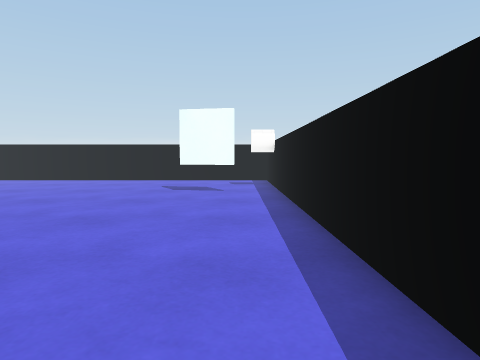
view 1 (above)

12 first-person views from a walk through a 3-D level made in the Unity game engine. The camera is 0.62 m above the floor, tilts 4° down and sees 75° across. The floor is counted in squares, 0.5 m on a side. Each view is taken from the middle of a square. On the plan, view 1 faces up. The plan holds only what a view shows up to about 13 squares ahead; the rest is blank. Surface patterns are stand-ins for the level's own textures.

view 2
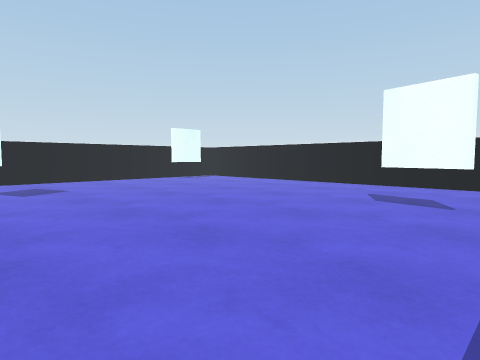

view 3
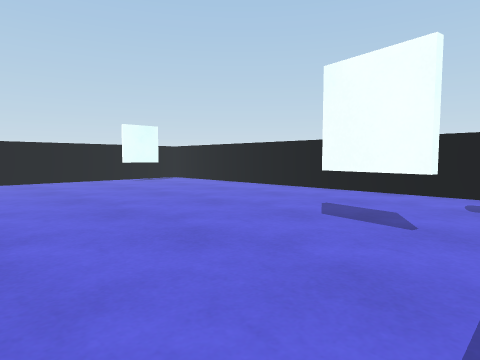

view 4
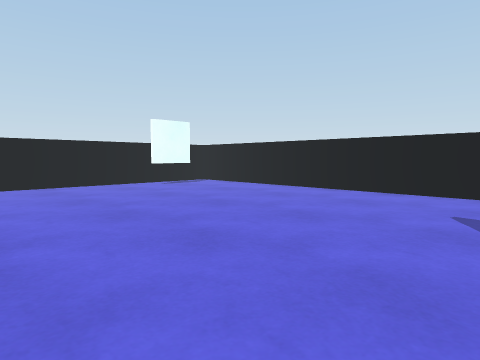

view 5
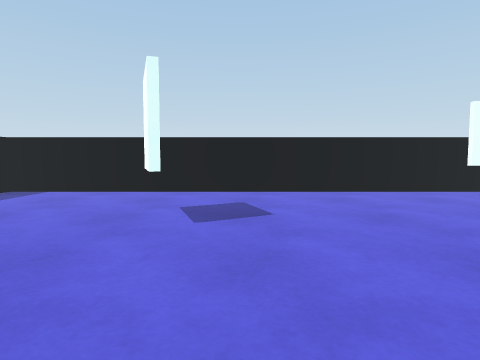

view 6
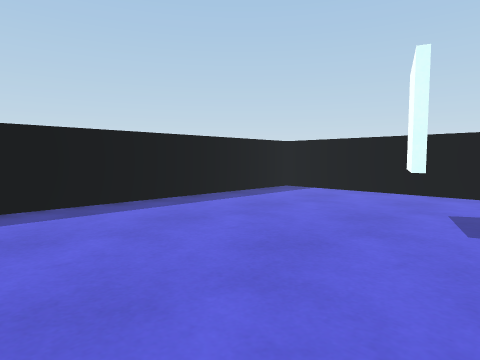

view 7
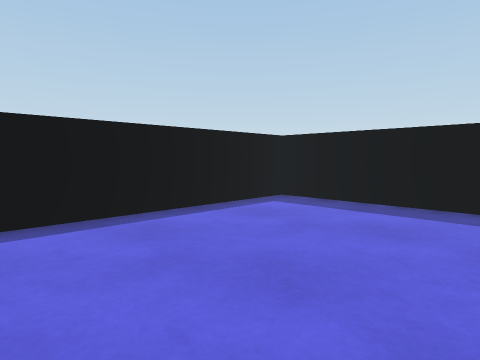

view 8
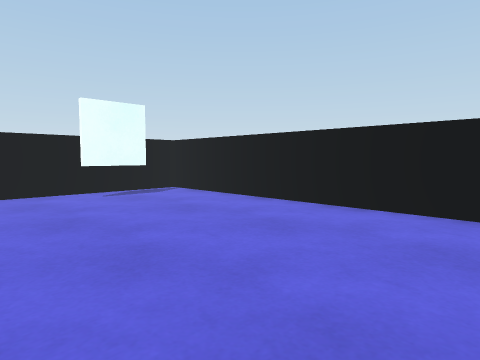

view 9
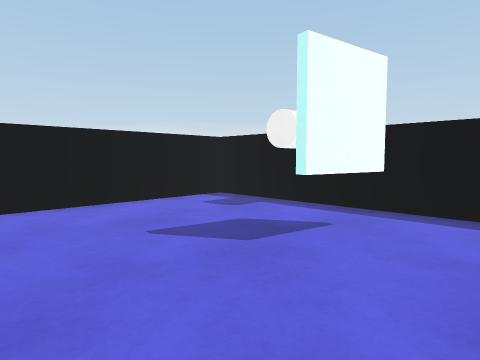

view 10
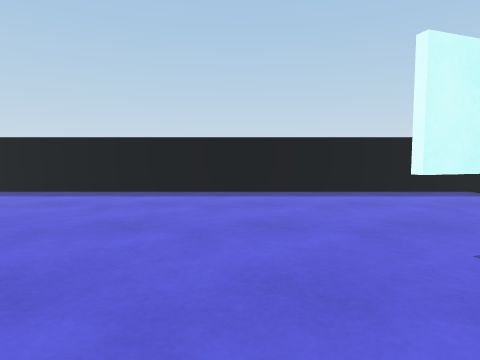

view 11
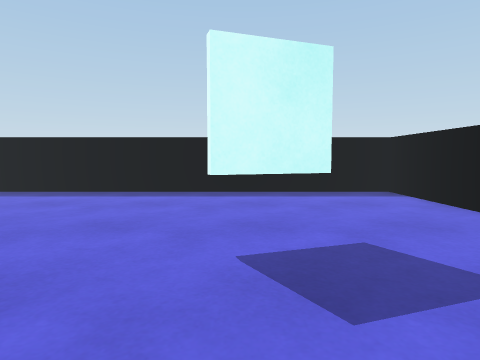

view 12
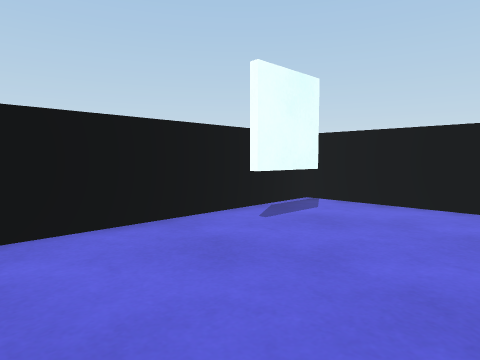

### Floor plan
Key: @ floor where view 1 was taken; # wall or solid block; . floor; T thing the floor can be seen under or through; O other object.
Columns run from 17 left of view 1 to 2 right of it. Each row starts with its distance up from view 1.
 18 ####################
 17 #..................#
 16 #..................#
 15 #.#................#
 14 #.#..............O##
 13 #..................#
 12 #..............T...#
 11 #...............T..#
 10 #..................#
  9 #..................#
  8 #..................#
  7 #..................#
  6 #..................#
  5 #..................#
  4 #....TT............#
  3 #..................#
  2 #..................#
  1 #..................#
  0 #................@.#
 -1 #..................#
 -2 #..................#
 -3 ####################

Where each view was taken, in squares from view 1:
view 1: 0 up, 0 right, facing up
view 2: 3 up, 1 right, facing up-left
view 3: 6 up, 1 right, facing up-left
view 4: 6 up, 2 left, facing up-left
view 5: 6 up, 5 left, facing left
view 6: 6 up, 5 left, facing down-left
view 7: 6 up, 5 left, facing down-right
view 8: 10 up, 5 left, facing up-left
view 9: 9 up, 6 left, facing up-right
view 10: 9 up, 8 left, facing down
view 11: 9 up, 11 left, facing down
view 12: 9 up, 11 left, facing up-left
